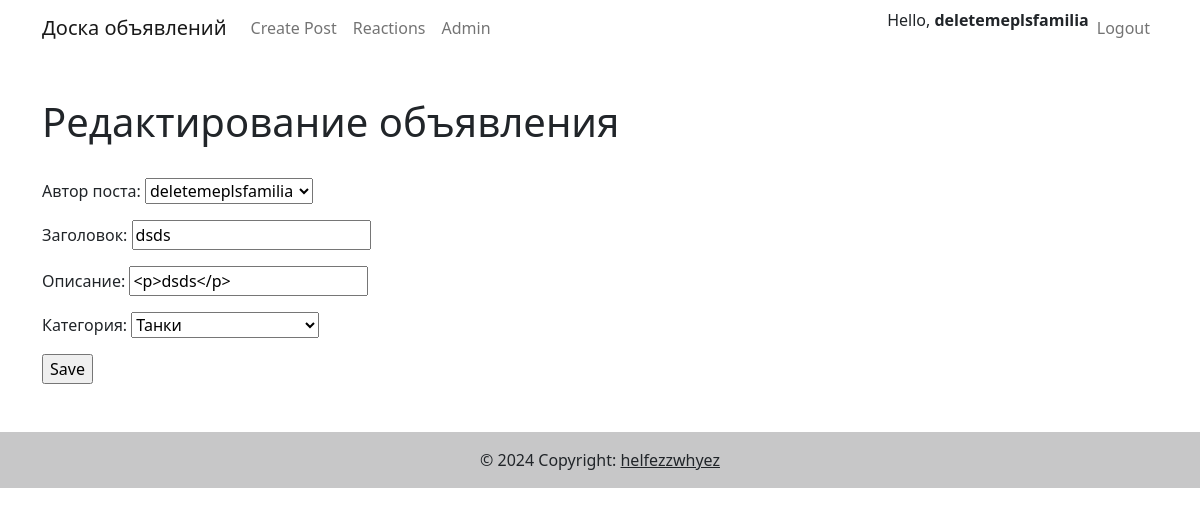
Screenshot of /posts/4/edit (signed in) with the database file from the repository.
### upload_app/models.py (models this page shows, shortened)
class Post(models.Model):
    author = models.ForeignKey(User, on_delete=models.CASCADE, null=True, verbose_name='Автор поста')
    title = models.CharField(max_length=64, verbose_name='Заголовок')
    text = models.TextField(verbose_name='Описание')
    banner = models.ImageField(blank=True, null=True, upload_to='images/', verbose_name='Картинка')
    time_in = models.DateTimeField(auto_now_add=True)  # атоматически добавляемая дата и время создания
    STATUS_CHOICES = (
        ('done', 'Выполнено'),
        ('no_done', 'Не выполнено'),
    )
    status = models.CharField(max_length=12, choices=STATUS_CHOICES, default='no_done', verbose_name='Статус')
    CATEGORY_CHOICES = (
        ('tanks', 'Танки'),
        ('healing', 'Хилы'),
        ('dd', 'ДД'),
        ('merchants', 'Торговцы'),
        ('guildmasters', 'Гилдмастеры'),
        ('questgivers', 'Квестгиверы'),
        ('blacksmiths', 'Кузнецы'),
        ('tanners', 'Кожевники'),
        ('potionmakers', 'Зельевары'),
        ('spellmasters', 'Местера заклинаний')
    )
    category = models.CharField(max_length=12, choices=CATEGORY_CHOICES, default='tanks', verbose_name='Категория')
    class Meta:
        verbose_name_plural = 'Объявления'
        verbose_name = 'Объявление'

### upload_app/views.py (the view, shortened to what this page needs)
# urls.py: path('posts/<int:pk>/edit', PostUpdate.as_view(), name='post_edit'),
class PostUpdate(UpdateView):
    form_class = PostForm
    model = Post
    template_name = 'post_edit.html'

### upload_app/forms.py
class PostForm(forms.ModelForm):
    class Meta:
        model = Post
        fields = ['author', 'title', 'text', 'category']
        widgets = {'text': SummernoteWidget()}

### upload_app/context_processors.py (called while the page is built)
def auth_status(request):
    if request.user.is_authenticated:
        return {'is_authenticated': True}
    else:
        return {'is_authenticated': False}

### upload_app/templates/post_edit.html (shortened to what this page needs)
{% extends 'base.html' %}
{% block pageContent %}
<h1>Редактирование объявления</h1>
<br>
<form method="post">
    {{form.as_p}}
    <input type="submit" value="Save">
</form>
{% endblock pageContent %}

### upload_app/templates/TopNavigation.html (shortened to what this page needs)
{% load static %}
<header>
    <nav class="navbar navbar-expand-lg navbar-light bg-white fixed-top">
        <div class="container">
            <a class="navbar-brand" href="{% url 'posts' %}">Доска объявлений</a>
            <div class="collapse navbar-collapse" id="navbarExample01">
                <ul class="navbar-nav me-auto mb-2 mb-lg-0">
                        <a class="nav-link" href="/posts/create/">Create Post</a>
                    <li class="nav-item">
                        <a class="nav-link" href="/reactions/">Reactions</a>
                    </li>
                    <li class="nav-item">
                        <a class="nav-link" href="/admin/">Admin</a>
                    </li>
                </ul>
                <ul class="navbar-nav d-flex flex-row">
                    {% if not is_authenticated %}
                    <li class="nav-item">
                        <a class="nav-link" href="/accounts/login/">Login</a>
                    </li>
                    <li class="nav-item">
                        <a class="nav-link" href="/accounts/signup/">Signup</a>
                    </li>
                    {% else %}
                    <li class="nav-item me-3 me-lg-0">
                        Hello, <b>{{ user }}</b>
                    </li>
                    <li class="nav-item me-3 me-lg-0">
                        <a class="nav-link" href="{% url 'logout' %}">Logout</a>
                    </li>
                    {% endif %}
                </ul>
            </div>
        </div>
    </nav>
</header>

### rows the page displays
Post: author "deletemeplsfamilia", title "dsds", text "<p>dsds</p>", category "Танки"

### other values shown
{{ user }} "deletemeplsfamilia"
